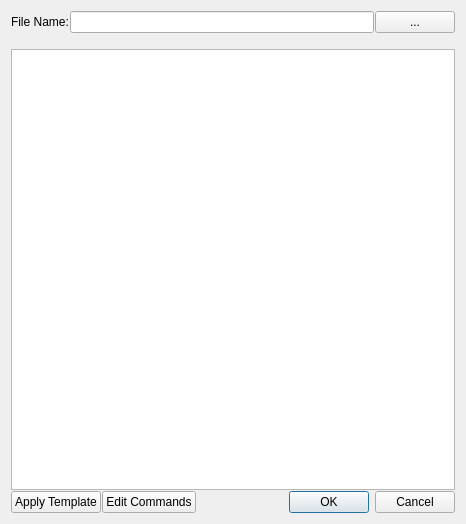
<?xml version="1.0" encoding="UTF-8"?>
<ui version="4.0">
 <class>FileChooserD</class>
 <widget class="QDialog" name="FileChooserD">
  <property name="geometry">
   <rect>
    <x>0</x>
    <y>0</y>
    <width>466</width>
    <height>524</height>
   </rect>
  </property>
  <property name="windowTitle">
   <string>Dialog</string>
  </property>
  <layout class="QVBoxLayout" name="verticalLayout">
   <property name="spacing">
    <number>1</number>
   </property>
   <item>
    <layout class="QFormLayout" name="formLayout">
     <property name="fieldGrowthPolicy">
      <enum>QFormLayout::FieldGrowthPolicy::ExpandingFieldsGrow</enum>
     </property>
     <item row="0" column="0">
      <widget class="QLabel" name="fileNameLabel">
       <property name="text">
        <string>File Name:</string>
       </property>
      </widget>
     </item>
     <item row="0" column="1">
      <layout class="QHBoxLayout" name="horizontalLayout">
       <item>
        <widget class="QLineEdit" name="filelineEdit"/>
       </item>
       <item>
        <widget class="QPushButton" name="filepushButton">
         <property name="text">
          <string>...</string>
         </property>
        </widget>
       </item>
      </layout>
     </item>
    </layout>
   </item>
   <item>
    <widget class="QLabel" name="status">
     <property name="text">
      <string/>
     </property>
    </widget>
   </item>
   <item>
    <widget class="QPlainTextEdit" name="textEdit"/>
   </item>
   <item>
    <layout class="QHBoxLayout" name="horizontalLayout_2">
     <item>
      <widget class="QPushButton" name="applytemplate">
       <property name="text">
        <string>Apply Template</string>
       </property>
      </widget>
     </item>
     <item>
      <widget class="QPushButton" name="editcommands">
       <property name="text">
        <string>Edit Commands</string>
       </property>
      </widget>
     </item>
     <item>
      <widget class="QDialogButtonBox" name="buttonBox">
       <property name="orientation">
        <enum>Qt::Orientation::Horizontal</enum>
       </property>
       <property name="standardButtons">
        <set>QDialogButtonBox::StandardButton::Cancel|QDialogButtonBox::StandardButton::Ok</set>
       </property>
      </widget>
     </item>
    </layout>
   </item>
  </layout>
 </widget>
 <resources/>
 <connections>
  <connection>
   <sender>buttonBox</sender>
   <signal>accepted()</signal>
   <receiver>FileChooserD</receiver>
   <slot>accept()</slot>
   <hints>
    <hint type="sourcelabel">
     <x>248</x>
     <y>254</y>
    </hint>
    <hint type="destinationlabel">
     <x>157</x>
     <y>274</y>
    </hint>
   </hints>
  </connection>
  <connection>
   <sender>buttonBox</sender>
   <signal>rejected()</signal>
   <receiver>FileChooserD</receiver>
   <slot>reject()</slot>
   <hints>
    <hint type="sourcelabel">
     <x>316</x>
     <y>260</y>
    </hint>
    <hint type="destinationlabel">
     <x>286</x>
     <y>274</y>
    </hint>
   </hints>
  </connection>
 </connections>
</ui>
